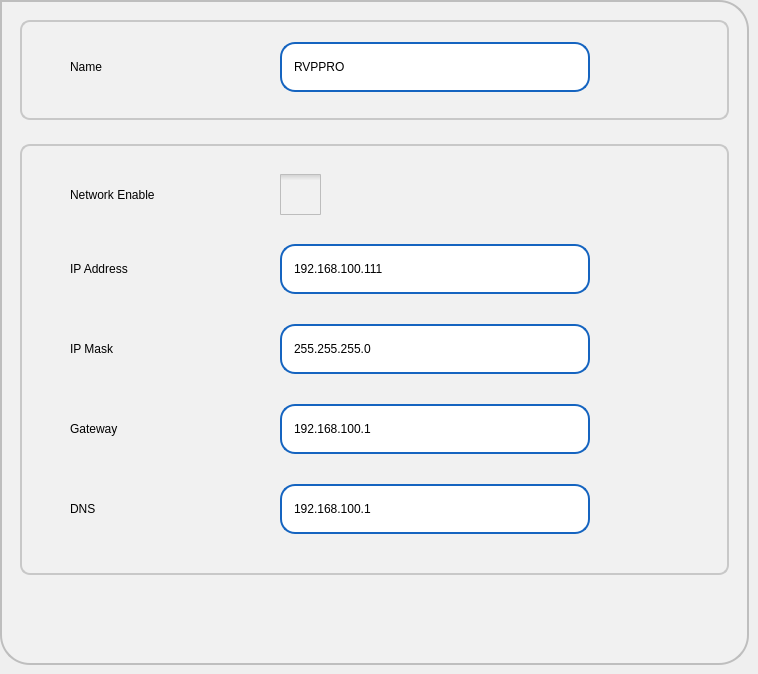
     <widget class="QWidget" name="tabNetwork">
      <attribute name="title">
       <string>Network</string>
      </attribute>
      <widget class="QFrame" name="frNetwork">
       <property name="geometry">
        <rect>
         <x>0</x>
         <y>0</y>
         <width>749</width>
         <height>665</height>
        </rect>
       </property>
       <property name="styleSheet">
        <string notr="true">background-color: rgb(241, 241, 241);
	 border: 2px solid #C4C4C3;
    border-bottom-color: #C2C7CB; /* same as the pane color */
    border-bottom-left-radius: 30px;
border-bottom-right-radius: 30px;
    border-top-right-radius: 30px;
color: rgb(0, 0, 0);
font: 75 16pt &quot;Roboto Medium&quot;;
border-color:  rgb(190, 190, 190);



</string>
       </property>
       <property name="frameShape">
        <enum>QFrame::StyledPanel</enum>
       </property>
       <property name="frameShadow">
        <enum>QFrame::Raised</enum>
       </property>
       <widget class="QFrame" name="frame_14">
        <property name="geometry">
         <rect>
          <x>20</x>
          <y>144</y>
          <width>709</width>
          <height>431</height>
         </rect>
        </property>
        <property name="styleSheet">
         <string notr="true">border-width: 2px;
border-style: solid;
border-radius: 10px;
color: rgb(0, 0, 0);
font: 75 16pt &quot;Roboto&quot;;
border-color:  rgb(200, 200, 200);

</string>
        </property>
        <property name="frameShape">
         <enum>QFrame::StyledPanel</enum>
        </property>
        <property name="frameShadow">
         <enum>QFrame::Raised</enum>
        </property>
        <widget class="QLabel" name="label_30">
         <property name="geometry">
          <rect>
           <x>50</x>
           <y>100</y>
           <width>191</width>
           <height>50</height>
          </rect>
         </property>
         <property name="styleSheet">
          <string notr="true">border-width: 0px;
font: 75 16pt &quot;Roboto Medium&quot;;</string>
         </property>
         <property name="text">
          <string>IP Address</string>
         </property>
        </widget>
        <widget class="QLabel" name="label_31">
         <property name="geometry">
          <rect>
           <x>50</x>
           <y>180</y>
           <width>191</width>
           <height>50</height>
          </rect>
         </property>
         <property name="styleSheet">
          <string notr="true">border-width: 0px;
font: 75 16pt &quot;Roboto Medium&quot;;</string>
         </property>
         <property name="text">
          <string>IP Mask</string>
         </property>
        </widget>
        <widget class="QLabel" name="label_32">
         <property name="geometry">
          <rect>
           <x>50</x>
           <y>260</y>
           <width>191</width>
           <height>50</height>
          </rect>
         </property>
         <property name="styleSheet">
          <string notr="true">border-width: 0px;
font: 75 16pt &quot;Roboto Medium&quot;;</string>
         </property>
         <property name="text">
          <string>Gateway</string>
         </property>
        </widget>
        <widget class="QLabel" name="label_33">
         <property name="geometry">
          <rect>
           <x>50</x>
           <y>340</y>
           <width>191</width>
           <height>50</height>
          </rect>
         </property>
         <property name="styleSheet">
          <string notr="true">border-width: 0px;
font: 75 16pt &quot;Roboto Medium&quot;;</string>
         </property>
         <property name="text">
          <string>DNS</string>
         </property>
        </widget>
        <widget class="sQLEExtend" name="leIPAddress">
         <property name="geometry">
          <rect>
           <x>260</x>
           <y>100</y>
           <width>310</width>
           <height>50</height>
          </rect>
         </property>
         <property name="focusPolicy">
          <enum>Qt::ClickFocus</enum>
         </property>
         <property name="styleSheet">
          <string notr="true">QLineEdit { 
	padding: 1px 18px 1px 10px;
	background-color: rgb(255,255,255);
	border-width: 2px;
	border-color: rgb(21, 100, 192);
	border-style: solid;
	border-radius: 15;
	color: rgb(0, 0, 0);
	font: 75 16pt &quot;Roboto Medium&quot;;
}

QLineEdit:read-only {
	background-color: rgb(245,245,245);
}
QLineEdit[error=true] {
border-color: red;
}
QLineEdit[error=false] {
border-color: rgb(21, 100, 192);
}

</string>
         </property>
         <property name="text">
          <string>192.168.100.111</string>
         </property>
         <property name="maxLength">
          <number>15</number>
         </property>
         <property name="readOnly">
          <bool>false</bool>
         </property>
        </widget>
        <widget class="sQLEExtend" name="leIPMask">
         <property name="geometry">
          <rect>
           <x>260</x>
           <y>180</y>
           <width>310</width>
           <height>50</height>
          </rect>
         </property>
         <property name="focusPolicy">
          <enum>Qt::ClickFocus</enum>
         </property>
         <property name="styleSheet">
          <string notr="true">QLineEdit { 
	padding: 1px 18px 1px 10px;
	background-color: rgb(255,255,255);
	border-width: 2px;
	border-color: rgb(21, 100, 192);
	border-style: solid;
	border-radius: 15;
	color: rgb(0, 0, 0);
	font: 75 16pt &quot;Roboto Medium&quot;;
}

QLineEdit:read-only {
	background-color: rgb(245,245,245);
}
QLineEdit[error=true] {
border-color: red;
}
QLineEdit[error=false] {
border-color: rgb(21, 100, 192);
}

</string>
         </property>
         <property name="text">
          <string>255.255.255.0</string>
         </property>
         <property name="maxLength">
          <number>15</number>
         </property>
        </widget>
        <widget class="sQLEExtend" name="leGateway">
         <property name="geometry">
          <rect>
           <x>260</x>
           <y>260</y>
           <width>310</width>
           <height>50</height>
          </rect>
         </property>
         <property name="focusPolicy">
          <enum>Qt::ClickFocus</enum>
         </property>
         <property name="styleSheet">
          <string notr="true">QLineEdit { 
	padding: 1px 18px 1px 10px;
	background-color: rgb(255,255,255);
	border-width: 2px;
	border-color: rgb(21, 100, 192);
	border-style: solid;
	border-radius: 15;
	color: rgb(0, 0, 0);
	font: 75 16pt &quot;Roboto Medium&quot;;
}

QLineEdit:read-only {
	background-color: rgb(245,245,245);
}
QLineEdit[error=true] {
border-color: red;
}
QLineEdit[error=false] {
border-color: rgb(21, 100, 192);
}

</string>
         </property>
         <property name="text">
          <string>192.168.100.1</string>
         </property>
         <property name="maxLength">
          <number>15</number>
         </property>
        </widget>
        <widget class="sQLEExtend" name="leDNS">
         <property name="geometry">
          <rect>
           <x>260</x>
           <y>340</y>
           <width>310</width>
           <height>50</height>
          </rect>
         </property>
         <property name="focusPolicy">
          <enum>Qt::ClickFocus</enum>
         </property>
         <property name="styleSheet">
          <string notr="true">QLineEdit { 
	padding: 1px 18px 1px 10px;
	background-color: rgb(255,255,255);
	border-width: 2px;
	border-color: rgb(21, 100, 192);
	border-style: solid;
	border-radius: 15;
	color: rgb(0, 0, 0);
	font: 75 16pt &quot;Roboto Medium&quot;;
}

QLineEdit:read-only {
	background-color: rgb(245,245,245);
}
QLineEdit[error=true] {
border-color: red;
}
QLineEdit[error=false] {
border-color: rgb(21, 100, 192);
}

</string>
         </property>
         <property name="text">
          <string>192.168.100.1</string>
         </property>
         <property name="maxLength">
          <number>15</number>
         </property>
        </widget>
        <widget class="QCheckBox" name="cbNEnable">
         <property name="geometry">
          <rect>
           <x>260</x>
           <y>30</y>
           <width>71</width>
           <height>41</height>
          </rect>
         </property>
         <property name="focusPolicy">
          <enum>Qt::ClickFocus</enum>
         </property>
         <property name="styleSheet">
          <string notr="true">QCheckBox {
    spacing: 5px;
 border: 0px solid #999999;

}

QCheckBox::indicator {
    width: 41px;
    height: 41px;
}

QCheckBox::indicator:unchecked {
	image: url(:/images/icons/ancheck.png);
}
/*
QCheckBox::indicator:unchecked:hover {
    image: url(:/images/checkbox_unchecked_hover.png);
}

QCheckBox::indicator:unchecked:pressed {
    image: url(:/images/checkbox_unchecked_pressed.png);
}
*/
QCheckBox::indicator:checked {
    image: url(:/images/icons/acheck.png);
}
/*
QCheckBox::indicator:checked:hover {
    image: url(:/images/checkbox_checked_hover.png);
}

QCheckBox::indicator:checked:pressed {
    image: url(:/images/checkbox_checked_pressed.png);
}
*/
QCheckBox::indicator:indeterminate:hover {
    image: url(:/images/checkbox_indeterminate_hover.png);
}
/*
QCheckBox::indicator:indeterminate:pressed {
    image: url(:/images/checkbox_indeterminate_pressed.png);
}
*/</string>
         </property>
         <property name="text">
          <string/>
         </property>
        </widget>
        <widget class="QLabel" name="label_19">
         <property name="geometry">
          <rect>
           <x>50</x>
           <y>30</y>
           <width>191</width>
           <height>41</height>
          </rect>
         </property>
         <property name="styleSheet">
          <string notr="true">border-width: 0px;
font: 75 16pt &quot;Roboto Medium&quot;;</string>
         </property>
         <property name="text">
          <string>Network Enable</string>
         </property>
        </widget>
       </widget>
       <widget class="QFrame" name="frame_15">
        <property name="geometry">
         <rect>
          <x>20</x>
          <y>20</y>
          <width>709</width>
          <height>100</height>
         </rect>
        </property>
        <property name="styleSheet">
         <string notr="true">border-width: 2px;
border-style: solid;
border-radius: 10px;
color: rgb(0, 0, 0);
font: 75 16pt &quot;Roboto&quot;;
border-color:  rgb(200, 200, 200);

</string>
        </property>
        <property name="frameShape">
         <enum>QFrame::StyledPanel</enum>
        </property>
        <property name="frameShadow">
         <enum>QFrame::Raised</enum>
        </property>
        <widget class="QLabel" name="label_40">
         <property name="geometry">
          <rect>
           <x>50</x>
           <y>22</y>
           <width>171</width>
           <height>50</height>
          </rect>
         </property>
         <property name="styleSheet">
          <string notr="true">border-width: 0px;
font: 75 16pt &quot;Roboto Medium&quot;;</string>
         </property>
         <property name="text">
          <string>Name</string>
         </property>
        </widget>
        <widget class="sQLEExtend" name="leNetworkName">
         <property name="geometry">
          <rect>
           <x>260</x>
           <y>22</y>
           <width>310</width>
           <height>50</height>
          </rect>
         </property>
         <property name="focusPolicy">
          <enum>Qt::ClickFocus</enum>
         </property>
         <property name="styleSheet">
          <string notr="true">QLineEdit { 
	padding: 1px 18px 1px 10px;
	background-color: rgb(255,255,255);
	border-width: 2px;
	border-color: rgb(21, 100, 192);
	border-style: solid;
	border-radius: 15;
	color: rgb(0, 0, 0);
	font: 75 16pt &quot;Roboto Medium&quot;;
}

QLineEdit:read-only {
	background-color: rgb(245,245,245);
}
QLineEdit[error=true] {
border-color: red;
}
QLineEdit[error=false] {
border-color: rgb(21, 100, 192);
}

</string>
         </property>
         <property name="text">
          <string>RVPPRO</string>
         </property>
         <property name="maxLength">
          <number>15</number>
         </property>
        </widget>
       </widget>
      </widget>
     </widget>
